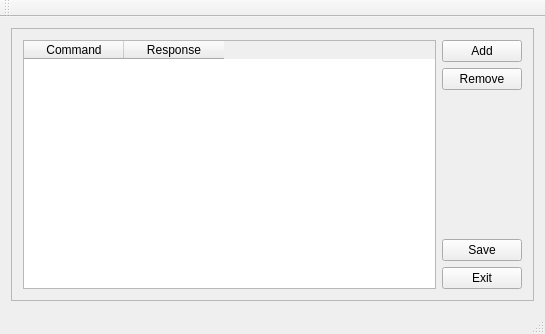
<?xml version="1.0" encoding="UTF-8"?>
<ui version="4.0">
 <class>MainWindow</class>
 <widget class="QMainWindow" name="MainWindow">
  <property name="geometry">
   <rect>
    <x>0</x>
    <y>0</y>
    <width>545</width>
    <height>334</height>
   </rect>
  </property>
  <property name="windowTitle">
   <string>MainWindow</string>
  </property>
  <widget class="QWidget" name="centralWidget">
   <layout class="QVBoxLayout" name="verticalLayout">
    <item>
     <widget class="QScrollArea" name="scrollArea">
      <property name="widgetResizable">
       <bool>true</bool>
      </property>
      <widget class="QWidget" name="scrollAreaWidgetContents">
       <property name="geometry">
        <rect>
         <x>0</x>
         <y>0</y>
         <width>525</width>
         <height>256</height>
        </rect>
       </property>
       <layout class="QHBoxLayout" name="horizontalLayout">
        <item>
         <widget class="QTableWidget" name="tableWidget">
          <property name="selectionBehavior">
           <enum>QAbstractItemView::SelectRows</enum>
          </property>
          <column>
           <property name="text">
            <string>Command</string>
           </property>
          </column>
          <column>
           <property name="text">
            <string>Response</string>
           </property>
          </column>
         </widget>
        </item>
        <item>
         <layout class="QVBoxLayout" name="verticalLayout_2">
          <item>
           <widget class="QPushButton" name="pushButton">
            <property name="text">
             <string>Add</string>
            </property>
           </widget>
          </item>
          <item>
           <widget class="QPushButton" name="pushButton_2">
            <property name="text">
             <string>Remove</string>
            </property>
           </widget>
          </item>
          <item>
           <spacer name="verticalSpacer">
            <property name="orientation">
             <enum>Qt::Vertical</enum>
            </property>
            <property name="sizeType">
             <enum>QSizePolicy::Expanding</enum>
            </property>
            <property name="sizeHint" stdset="0">
             <size>
              <width>20</width>
              <height>40</height>
             </size>
            </property>
           </spacer>
          </item>
          <item>
           <widget class="QPushButton" name="pushButton_4">
            <property name="text">
             <string>Save</string>
            </property>
           </widget>
          </item>
          <item>
           <widget class="QPushButton" name="pushButton_3">
            <property name="text">
             <string>Exit</string>
            </property>
           </widget>
          </item>
         </layout>
        </item>
       </layout>
      </widget>
     </widget>
    </item>
   </layout>
  </widget>
  <widget class="QMenuBar" name="menuBar">
   <property name="geometry">
    <rect>
     <x>0</x>
     <y>0</y>
     <width>545</width>
     <height>23</height>
    </rect>
   </property>
  </widget>
  <widget class="QToolBar" name="mainToolBar">
   <attribute name="toolBarArea">
    <enum>TopToolBarArea</enum>
   </attribute>
   <attribute name="toolBarBreak">
    <bool>false</bool>
   </attribute>
  </widget>
  <widget class="QStatusBar" name="statusBar"/>
 </widget>
 <layoutdefault spacing="6" margin="11"/>
 <resources/>
 <connections/>
</ui>
